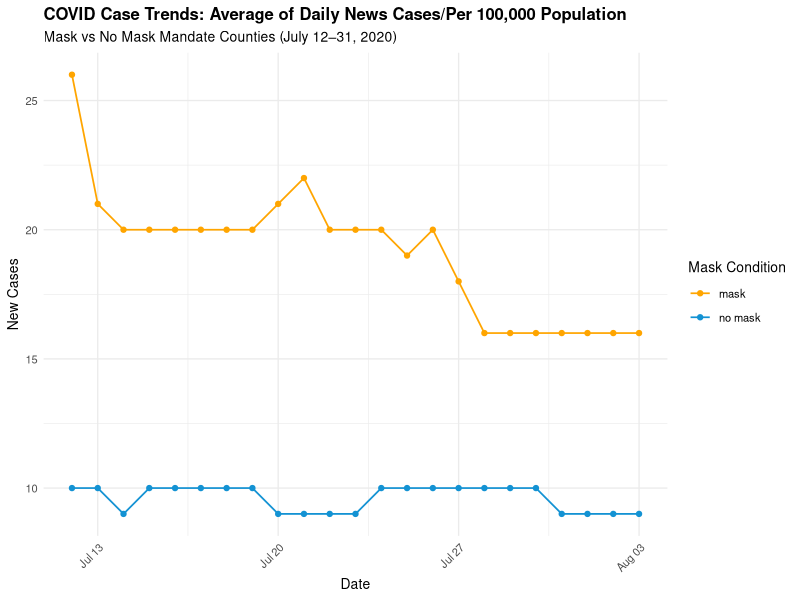
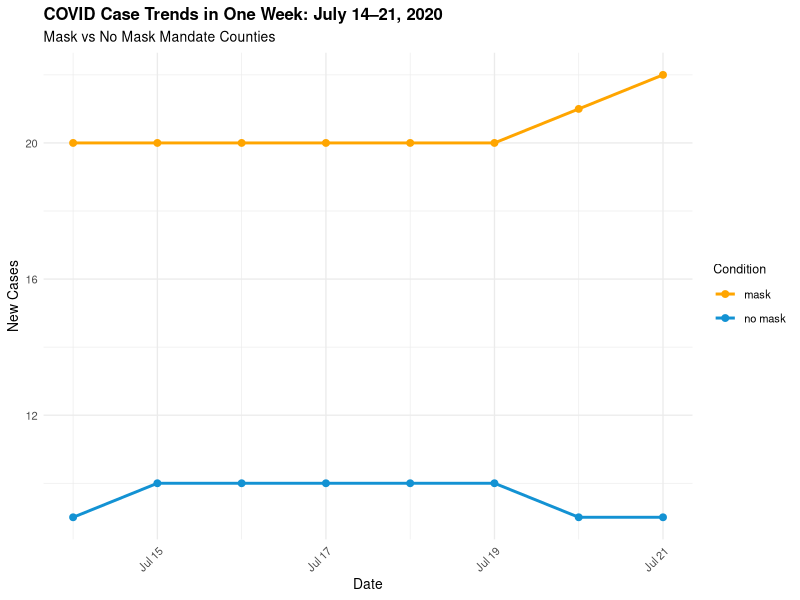
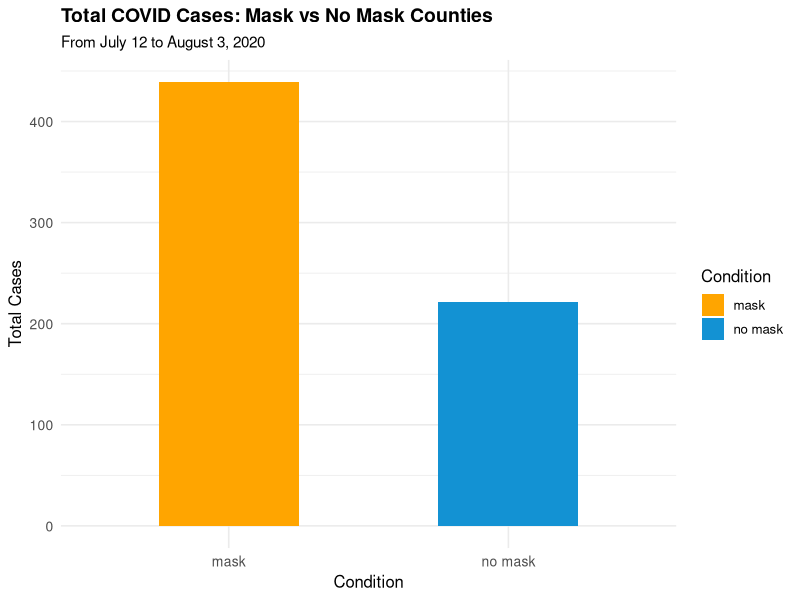

R code for these plots, in order:
## ---- chunk 1
library(tidyverse) 
## ---- chunk 2
covid_mask <- tribble(
  ~date, ~count, ~mask_condition,
  "7/12/2020", 26, "mask",
  "7/13/2020", 21, "mask",
  "7/14/2020", 20, "mask",
  "7/15/2020", 20, "mask",
  "7/16/2020", 20, "mask",
  "7/17/2020", 20, "mask",
  "7/18/2020", 20, "mask",
  "7/19/2020", 20, "mask",
  "7/20/2020", 21, "mask",
  "7/21/2020", 22, "mask",
  "7/22/2020", 20, "mask",
  "7/23/2020", 20, "mask",
  "7/24/2020", 20, "mask",
  "7/25/2020", 19, "mask",
  "7/26/2020", 20, "mask",
  "7/27/2020", 18, "mask",
  "7/28/2020", 16, "mask",
  "7/29/2020", 16, "mask",
  "7/30/2020", 16, "mask",
  "8/1/2020", 16, "mask",
  "8/2/2020", 16, "mask",
  "8/3/2020", 16, "mask",
  "7/31/2020", 16, "mask",
  "7/12/2020", 10, "no mask",
  "7/13/2020", 10, "no mask",
  "7/14/2020", 9, "no mask",
  "7/15/2020", 10, "no mask",
  "7/16/2020", 10, "no mask",
  "7/17/2020", 10, "no mask",
  "7/18/2020", 10, "no mask",
  "7/19/2020", 10, "no mask",
  "7/20/2020", 9, "no mask",
  "7/21/2020", 9, "no mask",
  "7/22/2020", 9, "no mask",
  "7/23/2020", 9, "no mask",
  "7/24/2020", 10, "no mask",
  "7/25/2020", 10, "no mask",
  "7/26/2020", 10, "no mask",
  "7/27/2020", 10, "no mask",
  "7/28/2020", 10, "no mask",
  "7/29/2020", 10, "no mask",
  "7/30/2020", 10, "no mask",
  "7/31/2020", 9, "no mask",
  "8/1/2020", 9, "no mask",
  "8/2/2020", 9, "no mask",
  "8/3/2020", 9, "no mask"
)

## ---- chunk 3
covid_mask <- covid_mask %>%
  mutate(date = mdy(date)) %>%
  arrange(mask_condition, date)

ggplot(covid_mask, aes(x = date, y = count, color = mask_condition)) +
  geom_line(size = .6) +
  geom_point(size = 1.5) +
  scale_color_manual(values = c("mask" = "#ffa500", "no mask" = "#1392d3")) +
  labs(
    title = "COVID Case Trends: Average of Daily News Cases/Per 100,000 Population",
    subtitle = "Mask vs No Mask Mandate Counties (July 12–31, 2020)",
    x = "Date",
    y = "New Cases",
    color = "Mask Condition"
  ) +
  theme_minimal(base_size = 10) +
  theme(
    plot.title = element_text(face = "bold"),
    axis.text.x = element_text(angle = 45, hjust = 1)
  )

## ---- chunk 4
## line graph
str(covid_mask)

covid_filtered <- covid_mask %>%
  filter(date >= as.Date("2020-07-14") & date <= as.Date("2020-07-21"))

ggplot(covid_filtered, aes(x = date, y = count, group = mask_condition, color = mask_condition)) +
  geom_line(size = 1) +
  geom_point(size = 2) +
  scale_color_manual(values = c("mask" = "#ffa500", "no mask" = "#1392d3")) +
  labs(
    title = "COVID Case Trends in One Week: July 14–21, 2020",
    subtitle = "Mask vs No Mask Mandate Counties",
    x = "Date",
    y = "New Cases",
    color = "Condition"
  ) +
  theme_minimal(base_size = 10) +
  theme(
    plot.title = element_text(face = "bold", size = 12),
    plot.subtitle = element_text(size = 10),
    axis.text.x = element_text(angle = 45, hjust = 1, size = 8),
    axis.text.y = element_text(size = 8),
    legend.title = element_text(size = 9),
    legend.text = element_text(size = 8)
  )

## Bar graph
total_cases <- covid_mask %>%
  group_by(mask_condition) %>%
  summarise(total_cases = sum(count))

ggplot(total_cases, aes(x = mask_condition, y = total_cases, fill = mask_condition)) +
  geom_bar(stat = "identity", width = 0.5) +
  scale_fill_manual(values = c("mask" = "#ffa500", "no mask" = "#1392d3")) +
  labs(
    title = "Total COVID Cases: Mask vs No Mask Counties",
    subtitle = "From July 12 to August 3, 2020",
    x = "Condition",
    y = "Total Cases",
    fill = "Condition"
  ) +
  theme_minimal(base_size = 12) +
  theme(
    plot.title = element_text(face = "bold", size = 14),
    plot.subtitle = element_text(size = 11),
    axis.text = element_text(size = 10)
    )
  
